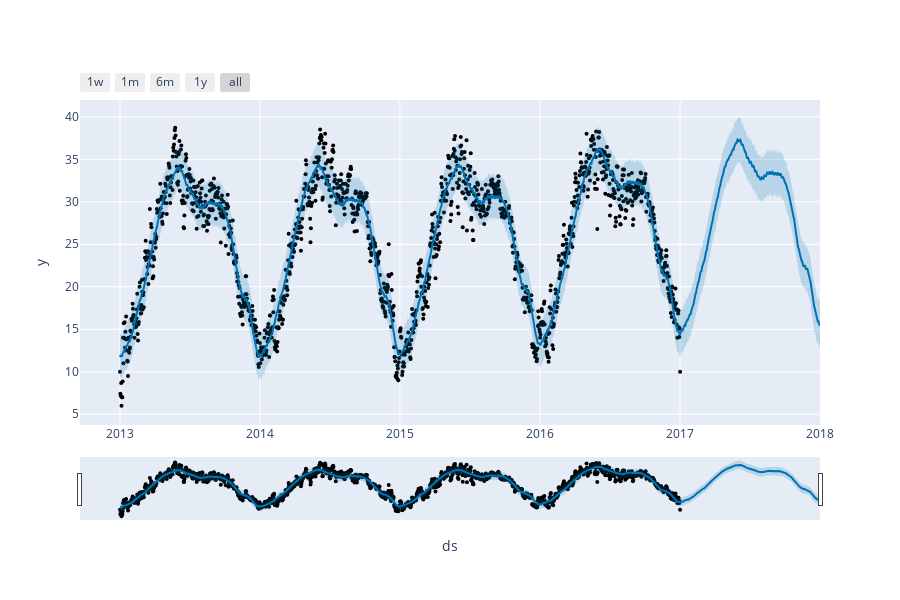

The notebook cell saved with this chart:
### Code cell
from prophet import Prophet
from prophet.plot import plot_plotly, plot_components_plotly
model = Prophet()
model.fit(forecast_data)
forecasts = model.make_future_dataframe(periods=365)
predictions = model.predict(forecasts)
plot_plotly(model, predictions)

### Figure 1 — Plotly figure (JSON) as saved in the notebook; plotly's stock layout.template omitted (floating-point values rounded to 4 significant figures; data arrays with more than 128 entries replaced by an {"elided": "..."} marker saying what was removed)
{"data": [{"marker": {"color": "black", "size": 4}, "mode": "markers", "name": "Actual", "type": "scatter", "x": {"elided": "1462 str values"}, "y": {"elided": "1462 float values"}}, {"hoverinfo": "skip", "line": {"width": 0}, "mode": "lines", "type": "scatter", "x": {"elided": "1827 str values"}, "y": {"elided": "1827 float values"}}, {"fill": "tonexty", "fillcolor": "rgba(0, 114, 178, 0.2)", "line": {"color": "#0072B2", "width": 2}, "mode": "lines", "name": "Predicted", "type": "scatter", "x": {"elided": "1827 str values"}, "y": {"elided": "1827 float values"}}, {"fill": "tonexty", "fillcolor": "rgba(0, 114, 178, 0.2)", "hoverinfo": "skip", "line": {"width": 0}, "mode": "lines", "type": "scatter", "x": {"elided": "1827 str values"}, "y": {"elided": "1827 float values"}}], "layout": {"height": 600, "showlegend": false, "width": 900, "xaxis": {"autorange": true, "range": ["2012-09-18 15:46:17.1429", "2018-01-01"], "rangeselector": {"buttons": [{"count": 7, "label": "1w", "step": "day", "stepmode": "backward"}, {"count": 1, "label": "1m", "step": "month", "stepmode": "backward"}, {"count": 6, "label": "6m", "step": "month", "stepmode": "backward"}, {"count": 1, "label": "1y", "step": "year", "stepmode": "backward"}, {"step": "all"}]}, "rangeslider": {"autorange": true, "range": ["2012-09-18 15:46:17.1429", "2018-01-01"], "visible": true, "yaxis": {"_template": null, "rangemode": "match"}}, "title": {"text": "ds"}, "type": "date"}, "yaxis": {"autorange": true, "range": [3.736, 41.98], "title": {"text": "y"}, "type": "linear"}}}
